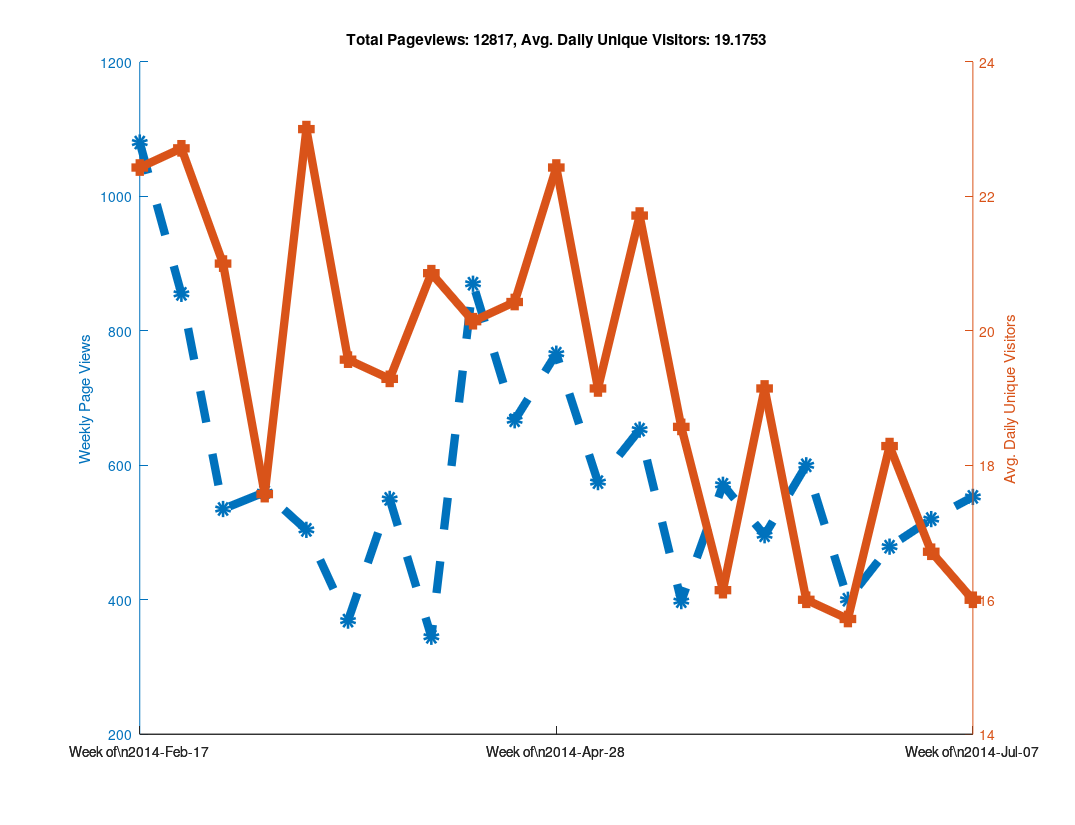

MATLAB code for this plot:
clear all

% Github has a "traffic" page now, but it doesn't seem like you can
% put in an arbitrary date range?  When I looked at it, it showed the
% numbers of unique visitors and views for the last two weeks only...
% So as long as I check back at least once every two weeks I can keep
% a record of it?  Great...

% https://github.com/libMesh/libmesh/graphs/traffic

% Date, Views, Unique Visitors
data = {
    '2014-Feb-17', 274, 25
    '2014-Feb-18', 145, 30
    '2014-Feb-19', 129, 27
    '2014-Feb-20', 202, 24
    '2014-Feb-21', 240, 22
    '2014-Feb-22', 62,  17
    '2014-Feb-23', 28,  12
    '2014-Feb-24', 217, 19
    '2014-Feb-25', 90,  25
    '2014-Feb-26', 189, 36
    '2014-Feb-27', 112, 26
    '2014-Feb-28', 81,  20
    '2014-Mar-01', 113, 17
    '2014-Mar-02', 53,  16
    '2014-Mar-03', 41,  21
    '2014-Mar-04', 144, 35
    '2014-Mar-05', 51,  20
    '2014-Mar-06', 157, 25
    '2014-Mar-07', 50,  22
    '2014-Mar-08', 50,  11
    '2014-Mar-09', 42,  13
    '2014-Mar-10', 61,  16
    '2014-Mar-11', 27,  16
    '2014-Mar-12', 111, 20
    '2014-Mar-13', 66,  20
    '2014-Mar-14', 223, 25
    '2014-Mar-15', 46,   9
    '2014-Mar-16', 26,  17
    '2014-Mar-17', 80,  29
    '2014-Mar-18', 59,  30
    '2014-Mar-19', 85,  31
    '2014-Mar-20', 122, 18
    '2014-Mar-21', 61,  21
    '2014-Mar-22', 33,  18
    '2014-Mar-23', 64,  14
    '2014-Mar-24', 95,  24
    '2014-Mar-25', 75,  28
    '2014-Mar-26', 49,  18
    '2014-Mar-27', 57,  24
    '2014-Mar-28', 33,  16
    '2014-Mar-29', 41,  16
    '2014-Mar-30', 19,  11
    '2014-Mar-31', 52,  12
    '2014-Apr-01', 120, 21
    '2014-Apr-02', 68,  23
    '2014-Apr-03', 98,  28
    '2014-Apr-04', 77,  21
    '2014-Apr-05', 80,  15
    '2014-Apr-06', 55,  15
    '2014-Apr-07', 71,  31
    '2014-Apr-08', 84,  26
    '2014-Apr-09', 33,  18
    '2014-Apr-10', 32,  16
    '2014-Apr-11', 51,  20
    '2014-Apr-12', 25,  15
    '2014-Apr-13', 49,  20
    '2014-Apr-14', 120, 23
    '2014-Apr-15', 191, 27
    '2014-Apr-16', 219, 24
    '2014-Apr-17', 216, 30
    '2014-Apr-18', 63,  19
    '2014-Apr-19', 36,  11
    '2014-Apr-20', 25,   7
    '2014-Apr-21', 115, 24
    '2014-Apr-22', 128, 31
    '2014-Apr-23', 87,  25
    '2014-Apr-24', 108, 23
    '2014-Apr-25', 111, 20
    '2014-Apr-26', 89,   9
    '2014-Apr-27', 29,  11
    '2014-Apr-28', 177, 28
    '2014-Apr-29', 170, 27
    '2014-Apr-30', 183, 28
    '2014-May-01', 97,  25
    '2014-May-02', 64,  23
    '2014-May-03', 43,  12
    '2014-May-04', 32,  14
    '2014-May-05', 125, 28
    '2014-May-06', 68,  24
    '2014-May-07', 68,  19
    '2014-May-08', 114, 14
    '2014-May-09', 47,  20
    '2014-May-10', 139, 20
    '2014-May-11', 14,   9
    '2014-May-12', 90,  27
    '2014-May-13', 92,  22
    '2014-May-14', 197, 32
    '2014-May-15', 140, 26
    '2014-May-16', 59,  20
    '2014-May-17', 21,  9
    '2014-May-18', 54,  16
    '2014-May-19', 117, 28
    '2014-May-20', 47,  18
    '2014-May-21', 55,  19
    '2014-May-22', 77,  26
    '2014-May-23', 28,  12
    '2014-May-24', 38,  13
    '2014-May-25', 36,  14
    '2014-May-26', 44,  13
    '2014-May-27', 166, 24
    '2014-May-28', 139, 20
    '2014-May-29', 67,  25
    '2014-May-30', 73,  11
    '2014-May-31', 60,  9
    '2014-Jun-01', 22,  11
    '2014-Jun-02', 87,  18
    '2014-Jun-03', 103, 31
    '2014-Jun-04', 105, 27
    '2014-Jun-05', 74,  22
    '2014-Jun-06', 55,  16
    '2014-Jun-07', 53,  15
    '2014-Jun-08', 19,  5
    '2014-Jun-09', 91,  14
    '2014-Jun-10', 136, 19
    '2014-Jun-11', 104, 27
    '2014-Jun-12', 195, 22
    '2014-Jun-13', 51,  18
    '2014-Jun-14', 4,   4
    '2014-Jun-15', 19,  8
    '2014-Jun-16', 86,  19
    '2014-Jun-17', 60,  20
    '2014-Jun-18', 115, 25
    '2014-Jun-19', 73,  20
    '2014-Jun-20', 24,  12
    '2014-Jun-21', 12,  4
    '2014-Jun-22', 30,  10
    '2014-Jun-23', 106, 23
    '2014-Jun-24', 51,  16
    '2014-Jun-25', 115, 25
    '2014-Jun-26', 77,  24
    '2014-Jun-27', 91,  24
    '2014-Jun-28', 30,  9
    '2014-Jun-29', 9,   7
    '2014-Jun-30', 80,  25
    '2014-Jul-01', 118, 17
    '2014-Jul-02', 124, 18
    '2014-Jul-03', 103, 22
    '2014-Jul-04', 33,  11
    '2014-Jul-05', 37,  13
    '2014-Jul-06', 25,  11
    '2014-Jul-07', 147, 27
    '2014-Jul-08', 123, 14
    '2014-Jul-09', 75,  24
    '2014-Jul-10', 68,  16
    '2014-Jul-11', 103, 22
    '2014-Jul-12', 21,  6
    '2014-Jul-13', 16,  3
    '2014-Jul-14', 103, 24
    '2014-Jul-15', 108, 19
    '2014-Jul-16', 72,  17
    '2014-Jul-17', 82,  17
    '2014-Jul-18', 73,  15
    '2014-Jul-19', 22,  6
    '2014-Jul-20', 11,  7
    };

% length works like you would expect it to for cell arrays.
N=length(data);

% A cell array of strings holding just the dates
dates = {data{:,1}};

% Note the extra square brackets!  This seems to be required (at least
% in Octave) to catch the output of data{:,2} as an array.
views = [data{:,2}];
visitors = [data{:,3}];



% 1.) Make daily plot - You can do this, but it gets a bit hard to read

%% % Can't plot string data automatically?
%% x=linspace(1,N,N);
%%
%% % Only way to set linestyles with plotyy is after the fact, apparently.
%% % plotyy returns the axis handle first, followed by the two plot handles.
%% clf;
%% hold on;
%% [haxis, h1, h2] = plotyy(x, views, x, visitors);
%%
%% % Label the axes
%% ylabel (haxis(1), 'Daily Page Views');
%% ylabel (haxis(2), 'Daily Unique Visitors');
%%
%% % Totaling unique visitors doesn't really mean much...
%% title (['Total Pageviews: ', num2str(sum(views)), ', Avg. Daily Unique Visitors: ', num2str(mean(visitors))]);
%%
%% % Make thick lines - this looks better in PDF
%% set([h1, h2], 'linewidth', 6);
%%
%% % Turn on markers
%% set(h1, 'marker', 'o');
%% set(h2, 'marker', 's');
%%
%% % Set marker size
%% set([h1, h2], 'markersize', 6);
%%
%% % Make dashed line?  Aquaterm doesn't seem to properly display this, but it
%% % does work in the PDF!
%% set(h1, 'linestyle', '--');
%%
%% % Set the xticks and labels so that it shows dates instead of numbers.
%% xticksat = [1 length(x)];
%% set(haxis, 'xtick', xticksat);
%%
%% for i=1:length(xticksat)
%%   xtlabels{i} = data{xticksat(i), 1};
%% end
%% set(haxis, 'xticklabel', xtlabels);
%%
%% % Print to PDF
%% set (gcf, "paperposition", [0.25, 0.25, 10.75, 8.25]);
%% set (gcf, "papersize", [11, 8.5]);
%% set (gcf, "paperorientation", 'landscape');
%%
%% % Make a PDF of this plot.
%% print('-dpdf', 'github_traffic.pdf', '-FHelvetica:20');



% 2.) Make weekly plot - the data is naturally week-periodic
week_indexes = 1:7:N;

% Get total views and average unique viewers for each week
week_views = [];
week_visitors = [];
  for i=1:length(week_indexes)-1
  start = week_indexes(i);
  stop = week_indexes(i+1) - 1;
  week_views(end+1) = sum(views(start:stop));
  week_visitors(end+1) = mean(visitors(start:stop));
end

clf;
hold on;

x=linspace(1, length(week_views), length(week_views));
[haxis, h1, h2] = plotyy(x, week_views, x, week_visitors);

% Label the axes
ylabel (haxis(1), 'Weekly Page Views');
ylabel (haxis(2), 'Avg. Daily Unique Visitors');

% Totaling unique visitors doesn't really mean much...
title (['Total Pageviews: ', num2str(sum(views)), ', Avg. Daily Unique Visitors: ', num2str(mean(visitors))]);

% Make thick lines - this looks better in PDF
set([h1, h2], 'linewidth', 6);

% Turn on markers
set(h1, 'marker', 'o');
set(h2, 'marker', 's');

% Set marker size
set([h1, h2], 'markersize', 6);

% Make dashed line?  Aquaterm doesn't seem to properly display this, but it
% does work in the PDF!
set(h1, 'linestyle', '--');

% Set the xticks and labels so that it shows dates instead of numbers.
xticksat = [1 ceil(length(x)/2) length(x)];
set(haxis, 'xtick', xticksat);

for i=1:length(xticksat)
  xtlabels{i} = ['Week of\n', data{week_indexes(xticksat(i)), 1}];
end
set(haxis, 'xticklabel', xtlabels);

% Print to PDF
set (gcf, "papersize", [11, 8.5]);
set (gcf, "paperorientation", 'landscape');

% I was using these paper settings in older versions of Octave, but
% they changed in 3.8.0
is_380 = strcmp(version(), '3.8.0');

if (!is_380)
  set (gcf, "paperposition", [0.25, 0.25, 10.75, 8.25]);
else
  % In Octave 3.8.0, the default paperposition is [0.25000, 2.50000, 8.00000, 6.00000],
  % the third number makes the plot taller instead of wider!
  set (gcf, "paperposition", [0.25, 0.25, 8.0, 10.5]);
end

% Make a PDF of this plot.
print('-dpdf', 'weekly_github_traffic.pdf', '-FHelvetica:20');



% 3.) Make monthly plot - not enough data to be interesting yet...

%% month_intervals = {'2014-Feb-17', '2014-Mar-17', '2014-Apr-17'};
%%
%% % Numerical indexes of the month intervals
%% month_indexes = [];
%%
%% for i=1:length(month_intervals)
%%   % Calling 'strcmp' on a cell array of strings returns an array of 0s
%%   % and 1s, then 'find' returns the non-zero index.  The 'end' keyword
%%   % is used to append to the array.
%%   month_indexes(end+1) = find(strcmp(month_intervals{i}, dates));
%% end
%%
%% % Get total views and average unique viewers for each month
%% month_views = [];
%% month_visitors = [];
%%   for i=1:length(month_indexes)-1
%%   start = month_indexes(i);
%%   stop = month_indexes(i+1) - 1;
%%   month_views(end+1) = sum(views(start:stop));
%%   month_visitors(end+1) = mean(visitors(start:stop));
%% end
%%
%% clf;
%% hold on;
%% x=linspace(1, length(month_views), length(month_views));
%% [haxis, h1, h2] = plotyy(x, month_views, x, month_visitors);
